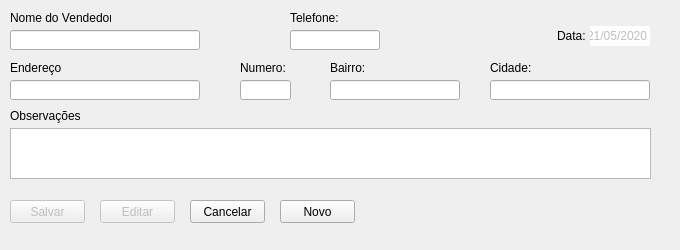
<?xml version="1.0" encoding="UTF-8"?>
<ui version="4.0">
 <class>tela_cadastro_vendedor</class>
 <widget class="QMainWindow" name="tela_cadastro_vendedor">
  <property name="enabled">
   <bool>true</bool>
  </property>
  <property name="geometry">
   <rect>
    <x>0</x>
    <y>0</y>
    <width>680</width>
    <height>250</height>
   </rect>
  </property>
  <property name="minimumSize">
   <size>
    <width>400</width>
    <height>200</height>
   </size>
  </property>
  <property name="windowTitle">
   <string>Cadastro de Clientes</string>
  </property>
  <widget class="QWidget" name="centralwidget">
   <widget class="QPushButton" name="pushButton_editar">
    <property name="enabled">
     <bool>false</bool>
    </property>
    <property name="geometry">
     <rect>
      <x>100</x>
      <y>200</y>
      <width>75</width>
      <height>23</height>
     </rect>
    </property>
    <property name="text">
     <string>Editar</string>
    </property>
   </widget>
   <widget class="QPushButton" name="pushButton_salvar">
    <property name="enabled">
     <bool>false</bool>
    </property>
    <property name="geometry">
     <rect>
      <x>10</x>
      <y>200</y>
      <width>75</width>
      <height>23</height>
     </rect>
    </property>
    <property name="text">
     <string>Salvar</string>
    </property>
   </widget>
   <widget class="QPushButton" name="pushButton_cancelar">
    <property name="geometry">
     <rect>
      <x>190</x>
      <y>200</y>
      <width>75</width>
      <height>23</height>
     </rect>
    </property>
    <property name="text">
     <string>Cancelar</string>
    </property>
   </widget>
   <widget class="QPushButton" name="pushButton_novo">
    <property name="geometry">
     <rect>
      <x>280</x>
      <y>200</y>
      <width>75</width>
      <height>23</height>
     </rect>
    </property>
    <property name="text">
     <string>Novo</string>
    </property>
   </widget>
   <widget class="QTextEdit" name="textEdit_observacoes">
    <property name="geometry">
     <rect>
      <x>10</x>
      <y>128</y>
      <width>641</width>
      <height>51</height>
     </rect>
    </property>
    <property name="toolTip">
     <string>Observações sobre o Orçamento</string>
    </property>
   </widget>
   <widget class="QLineEdit" name="lineEdit_telefone_vendedor">
    <property name="geometry">
     <rect>
      <x>290</x>
      <y>30</y>
      <width>90</width>
      <height>20</height>
     </rect>
    </property>
    <property name="focusPolicy">
     <enum>Qt::TabFocus</enum>
    </property>
    <property name="toolTip">
     <string>Telefone para contato</string>
    </property>
    <property name="text">
     <string/>
    </property>
   </widget>
   <widget class="QLabel" name="label_data">
    <property name="geometry">
     <rect>
      <x>557</x>
      <y>28</y>
      <width>31</width>
      <height>16</height>
     </rect>
    </property>
    <property name="focusPolicy">
     <enum>Qt::NoFocus</enum>
    </property>
    <property name="text">
     <string>Data:</string>
    </property>
   </widget>
   <widget class="QLineEdit" name="lineEdit_bairro_vendedor">
    <property name="geometry">
     <rect>
      <x>330</x>
      <y>80</y>
      <width>130</width>
      <height>20</height>
     </rect>
    </property>
    <property name="toolTip">
     <string>Bairro da Obra</string>
    </property>
    <property name="text">
     <string/>
    </property>
   </widget>
   <widget class="QLabel" name="label_nome_vendedor">
    <property name="geometry">
     <rect>
      <x>10</x>
      <y>10</y>
      <width>101</width>
      <height>16</height>
     </rect>
    </property>
    <property name="text">
     <string>Nome do Vendedor:</string>
    </property>
   </widget>
   <widget class="QLabel" name="label_cidade_vendedor">
    <property name="geometry">
     <rect>
      <x>490</x>
      <y>60</y>
      <width>41</width>
      <height>16</height>
     </rect>
    </property>
    <property name="text">
     <string>Cidade:</string>
    </property>
   </widget>
   <widget class="QLabel" name="label_numero_vendedor">
    <property name="geometry">
     <rect>
      <x>240</x>
      <y>60</y>
      <width>45</width>
      <height>16</height>
     </rect>
    </property>
    <property name="text">
     <string>Numero:</string>
    </property>
   </widget>
   <widget class="QLineEdit" name="lineEdit_data">
    <property name="enabled">
     <bool>false</bool>
    </property>
    <property name="geometry">
     <rect>
      <x>590</x>
      <y>26</y>
      <width>60</width>
      <height>20</height>
     </rect>
    </property>
    <property name="minimumSize">
     <size>
      <width>10</width>
      <height>0</height>
     </size>
    </property>
    <property name="maximumSize">
     <size>
      <width>250</width>
      <height>16777215</height>
     </size>
    </property>
    <property name="cursor">
     <cursorShape>ArrowCursor</cursorShape>
    </property>
    <property name="toolTip">
     <string>Data</string>
    </property>
    <property name="styleSheet">
     <string notr="true">background-color: rgb(255, 255, 255);</string>
    </property>
    <property name="text">
     <string>21/05/2020</string>
    </property>
    <property name="maxLength">
     <number>10</number>
    </property>
    <property name="frame">
     <bool>false</bool>
    </property>
    <property name="alignment">
     <set>Qt::AlignCenter</set>
    </property>
    <property name="placeholderText">
     <string/>
    </property>
   </widget>
   <widget class="QLabel" name="label_bairro_vendedor">
    <property name="geometry">
     <rect>
      <x>330</x>
      <y>60</y>
      <width>41</width>
      <height>16</height>
     </rect>
    </property>
    <property name="text">
     <string>Bairro:</string>
    </property>
   </widget>
   <widget class="QLineEdit" name="lineEdit_nome_vendedor">
    <property name="geometry">
     <rect>
      <x>10</x>
      <y>30</y>
      <width>190</width>
      <height>20</height>
     </rect>
    </property>
    <property name="focusPolicy">
     <enum>Qt::StrongFocus</enum>
    </property>
    <property name="toolTip">
     <string>Nome do Cliente</string>
    </property>
    <property name="text">
     <string/>
    </property>
    <property name="cursorPosition">
     <number>0</number>
    </property>
   </widget>
   <widget class="QLineEdit" name="lineEdit_endereco_vendedor">
    <property name="geometry">
     <rect>
      <x>10</x>
      <y>80</y>
      <width>190</width>
      <height>20</height>
     </rect>
    </property>
    <property name="tabletTracking">
     <bool>false</bool>
    </property>
    <property name="toolTip">
     <string>Endereço da Obra ou do Cliente</string>
    </property>
    <property name="text">
     <string/>
    </property>
    <property name="cursorPosition">
     <number>0</number>
    </property>
   </widget>
   <widget class="QLabel" name="label_observacoes">
    <property name="geometry">
     <rect>
      <x>10</x>
      <y>108</y>
      <width>71</width>
      <height>16</height>
     </rect>
    </property>
    <property name="text">
     <string>Observações:</string>
    </property>
   </widget>
   <widget class="QLabel" name="label_telefone_vendedor">
    <property name="geometry">
     <rect>
      <x>290</x>
      <y>10</y>
      <width>50</width>
      <height>16</height>
     </rect>
    </property>
    <property name="text">
     <string>Telefone:</string>
    </property>
   </widget>
   <widget class="QLineEdit" name="lineEdit_cidade_vendedor">
    <property name="geometry">
     <rect>
      <x>490</x>
      <y>80</y>
      <width>160</width>
      <height>20</height>
     </rect>
    </property>
    <property name="toolTip">
     <string>Cidade da Obra</string>
    </property>
    <property name="text">
     <string/>
    </property>
   </widget>
   <widget class="QLabel" name="label_endereco_vendedor">
    <property name="geometry">
     <rect>
      <x>10</x>
      <y>60</y>
      <width>51</width>
      <height>16</height>
     </rect>
    </property>
    <property name="text">
     <string>Endereço:</string>
    </property>
   </widget>
   <widget class="QLineEdit" name="lineEdit_numero_vendedor">
    <property name="geometry">
     <rect>
      <x>240</x>
      <y>80</y>
      <width>51</width>
      <height>20</height>
     </rect>
    </property>
    <property name="toolTip">
     <string>Numero da Obra</string>
    </property>
    <property name="text">
     <string/>
    </property>
   </widget>
  </widget>
 </widget>
 <resources/>
 <connections/>
</ui>
